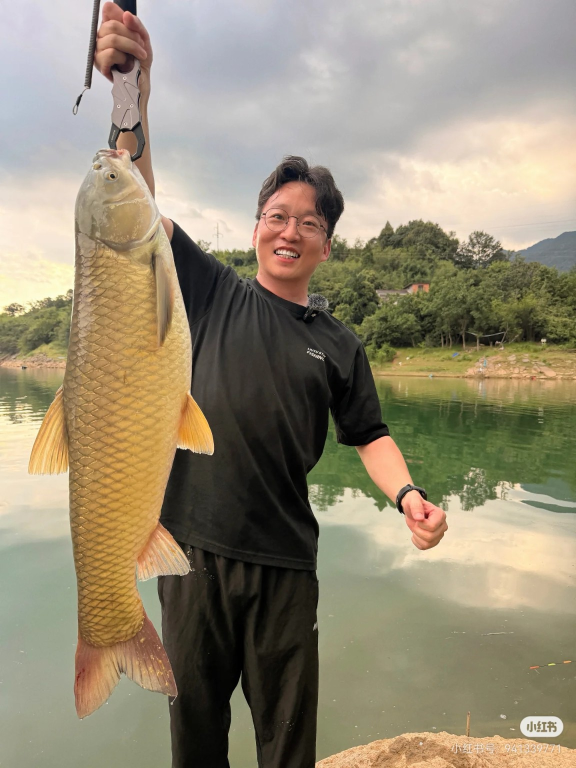
#> input picture app/src/androidTest/assets/catch_hero_adaptive_v1_1/source_photos/yujian_repo_sample_recent_catch.jpg, 1152 x 1536 px (shown at 1/2 size); the run also reads 1 picture not shown here
$ python prepare_catch_hero_adaptive_fixtures.py
#> lines starting #> are read from the running program, lines starting #| are printed output that depends on the picture
#!/usr/bin/env python3
"""Build reproducible, explicitly labeled test fixtures from licensed photographs."""

from __future__ import annotations

import hashlib
import json
import shutil
from pathlib import Path

from PIL import Image, ImageDraw, ImageEnhance, ImageFilter, ImageOps

ROOT = Path(__file__).resolve().parents[1]
ASSET_ROOT = ROOT / "app/src/androidTest/assets/catch_hero_adaptive_v1_1"
SOURCE_ROOT = ASSET_ROOT / "source_photos"
FIXTURE_ROOT = ASSET_ROOT / "fixtures"

SOURCES = {
    "repo": {
        "file": "yujian_repo_sample_recent_catch.jpg",
        "title": "Yujian repository bundled sample_recent_catch.jpg",
        "author": "Repository asset; external author metadata is not present in the repository",
        "source_url": "https://github.com/pan277942135/Yujian_App/blob/main/app/src/main/assets/home_normal/fish_record/sample_recent_catch.jpg",
        "license": "Repository-authorized test sample; redistribution outside this repository is not independently licensed",
        "license_url": "",
        "expected_sha256": "6e955087108f7463eca2dbac489699a4942028ebe1b3d456ddfca523286385ef",
        "expected_bytes": 292222,
        "download_url": "",
    },
    "gambia": {
        "file": "gambia_rod_caught_original.jpg",
        "title": "Fish caught with a rod in Gambia.jpg",
        "author": "Peter van der Sluijs",
        "source_url": "https://commons.wikimedia.org/wiki/File:Fish_caught_with_a_rod_in_Gambia.jpg",
        "license": "CC BY-SA 3.0 (or GFDL, as offered on the source page)",
        "license_url": "https://creativecommons.org/licenses/by-sa/3.0/",
        "expected_sha256": "6117d964dd10ee8f3f38d82b78441c7e03a2402cbfd623e6d05d9d2d75685581",
        "expected_bytes": 999273,
        "bundled_path": "app/src/androidTest/assets/catch_hero_adaptive_v1_1/source_photos/gambia_rod_caught_original.jpg",
        "download_url": "https://upload.wikimedia.org/wikipedia/commons/8/8d/Fish_caught_with_a_rod_in_Gambia.jpg",
    },
    "auckland": {
        "file": "auckland_portrait_caught_fish_original.jpg",
        "title": "Portrait of man on boat holding a caught fish (AM 81857-1).jpg",
        "author": "Photograph by Collins; Auckland War Memorial Museum collection",
        "source_url": "https://commons.wikimedia.org/wiki/File:Portrait_of_man_on_boat_holding_a_caught_fish_(AM_81857-1).jpg",
        "license": "CC BY 4.0",
        "license_url": "https://creativecommons.org/licenses/by/4.0/",
        "expected_sha256": "d806491e4711a58aa242c8ef3feb6fcc0e9b13c56c5db5e7808203134b3c1ffa",
        "expected_bytes": 626677,
        "bundled_path": "app/src/androidTest/assets/catch_hero_adaptive_v1_1/source_photos/auckland_portrait_caught_fish_original.jpg",
        "download_url": "https://upload.wikimedia.org/wikipedia/commons/4/4b/Portrait_of_man_on_boat_holding_a_caught_fish_%28AM_81857-1%29.jpg",
    },

}


def sha256(path: Path) -> str:
    digest = hashlib.sha256()
    with path.open("rb") as stream:
        for chunk in iter(lambda: stream.read(1024 * 1024), b""):
            digest.update(chunk)
    return digest.hexdigest()


def load_oriented(source_key: str) -> Image.Image:
    with Image.open(SOURCE_ROOT / SOURCES[source_key]["file"]) as image:
        return ImageOps.exif_transpose(image).convert("RGB")


def ensure_source_photos() -> None:
    SOURCE_ROOT.mkdir(parents=True, exist_ok=True)
    repo_source = ROOT / "app/src/main/assets/home_normal/fish_record/sample_recent_catch.jpg"
    for key, source in SOURCES.items():
        path = SOURCE_ROOT / source["file"]
        if not path.is_file():
            if key == "repo":
                shutil.copyfile(repo_source, path)
            elif source.get("bundled_path"):
                shutil.copyfile(ROOT / source["bundled_path"], path)
            else:
                raise FileNotFoundError(f"source photo is not bundled: {source['file']}")
        actual_hash = sha256(path)
        if actual_hash != source["expected_sha256"] or path.stat().st_size != source["expected_bytes"]:
            raise ValueError(
                f"source integrity mismatch for {source['file']}: "
                f"sha256={actual_hash} bytes={path.stat().st_size}"
            )


def save_jpeg(image: Image.Image, filename: str) -> Path:
    destination = FIXTURE_ROOT / filename
    destination.parent.mkdir(parents=True, exist_ok=True)
    image.save(destination, "JPEG", quality=94, subsampling=0, optimize=True)
    return destination


def fit_canvas(source: Image.Image, size: tuple[int, int], black_bars: bool = False) -> Image.Image:
    width, height = size
    if black_bars:
        canvas = Image.new("RGB", size, (0, 0, 0))
    else:
        ambient = ImageOps.fit(source, size, method=Image.Resampling.LANCZOS)
        ambient = ambient.filter(ImageFilter.GaussianBlur(radius=max(18, round(max(size) * 0.035))))
        canvas = ImageEnhance.Brightness(ambient).enhance(0.72)
        overlay = Image.new("RGB", size, (20, 34, 43))
        canvas = Image.blend(canvas, overlay, 0.12)

    foreground = ImageOps.contain(source, size, method=Image.Resampling.LANCZOS)
    x = (width - foreground.width) // 2
    y = (height - foreground.height) // 2
    canvas.paste(foreground, (x, y))
    return canvas


def main() -> None:
    ensure_source_photos()
    FIXTURE_ROOT.mkdir(parents=True, exist_ok=True)
    fixture_specs = [
        ("landscape_4_3_gambia_original.jpg", None, "Original public photograph, no pixel transformation.", "gambia", "horizontal 4:3"),
        ("landscape_16_9_gambia_ambient_fixture.jpg", None, "Derived fixture: full source photo contained over a softened same-source ambient canvas; no subject crop.", "gambia", "horizontal 16:9"),
        ("portrait_3_4_repo_original.jpg", None, "Original repository photograph, no pixel transformation.", "repo", "vertical 3:4"),
        ("portrait_9_16_repo_ambient_fixture.jpg", None, "Derived fixture: full source photo contained over a softened same-source ambient canvas; no subject crop.", "repo", "vertical 9:16"),
        ("portrait_extreme_1_3_auckland_fixture.jpg", None, "Derived 1:3 canvas fixture: full source photo contained over a softened same-source ambient canvas; no generated content.", "auckland", "extreme vertical 1:3"),
        ("fish_near_left_edge_auckland_crop_fixture.jpg", None, "Derived crop fixture from the real photograph. The complete fish silhouette is retained with its tail close to the left frame edge. No detector box is claimed.", "auckland", "fish near frame edge"),
        ("portrait_black_bars_repo_fixture.jpg", None, "Derived black-bar fixture: original photo centered without scaling distortion on explicit pure-black top and bottom bars; original is preserved separately.", "repo", "black bars present"),
        ("no_trusted_bbox_gambia_original.jpg", None, "Original public photograph; no trusted fish detection box is available or asserted.", "gambia", "no trusted fish box"),
    ]
    expected_fixtures = {item[0] for item in fixture_specs}
    for stale in FIXTURE_ROOT.glob("*.jpg"):
        if stale.name not in expected_fixtures:
            stale.unlink()
    expected_sources = {source["file"] for source in SOURCES.values()}
    for stale in SOURCE_ROOT.glob("*"):
        if stale.is_file() and stale.name not in expected_sources:
            stale.unlink()

    images = {key: load_oriented(key) for key in SOURCES}
#> in load_oriented, image is the input picture: PIL image 1152x1536 RGB; mean R, G, B 149.6, 139.5, 117.2
#> call 2 of load_oriented, with source_key = 'gambia'
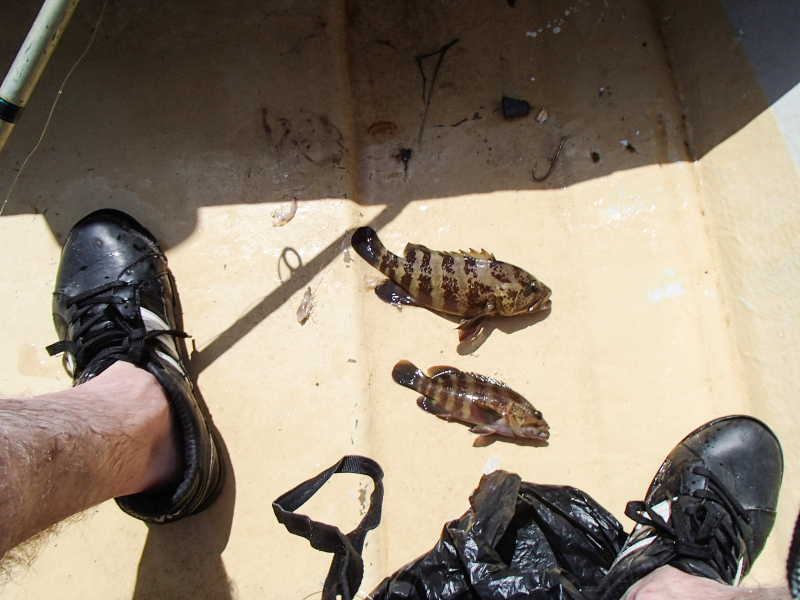
#> input picture app/src/androidTest/assets/catch_hero_adaptive_v1_1/source_photos/gambia_rod_caught_original.jpg, 1600 x 1200 px (shown at 1/2 size)
#> in load_oriented, image is the input picture: PIL image 1600x1200 RGB; mean R, G, B 143.4, 130.4, 113.6
#> call 3 of load_oriented, with source_key = 'auckland'
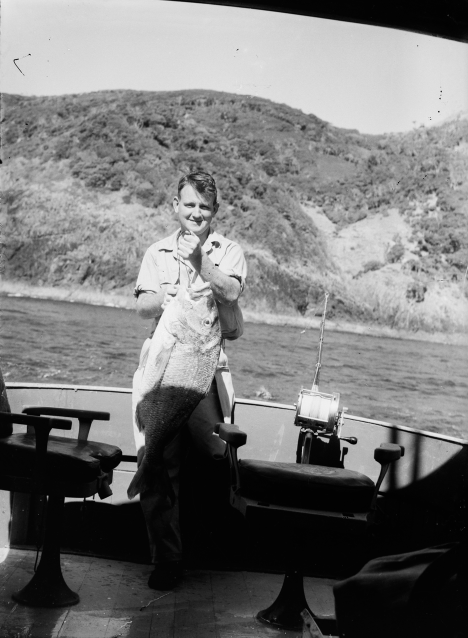
#> input picture app/src/androidTest/assets/catch_hero_adaptive_v1_1/source_photos/auckland_portrait_caught_fish_original.jpg, 936 x 1275 px (shown at 1/2 size)
#> in load_oriented, image is the input picture: PIL image 936x1275 RGB; min 0, max 249, mean 119.1
#> images = 3 items

    fixture_images = {
        "landscape_4_3_gambia_original.jpg": images["gambia"],
        "landscape_16_9_gambia_ambient_fixture.jpg": fit_canvas(images["gambia"], (1920, 1080)),
        "portrait_3_4_repo_original.jpg": images["repo"],
        "portrait_9_16_repo_ambient_fixture.jpg": fit_canvas(images["repo"], (1080, 1920)),
        "portrait_extreme_1_3_auckland_fixture.jpg": fit_canvas(images["auckland"], (600, 1800)),
        "fish_near_left_edge_auckland_crop_fixture.jpg": images["auckland"].crop((235, 325, 735, 1110)),
        "portrait_black_bars_repo_fixture.jpg": fit_canvas(images["repo"], (1080, 1920), black_bars=True),
        "no_trusted_bbox_gambia_original.jpg": images["gambia"],
    }
#> in fit_canvas, `canvas.paste(foreground, (x, y))`:
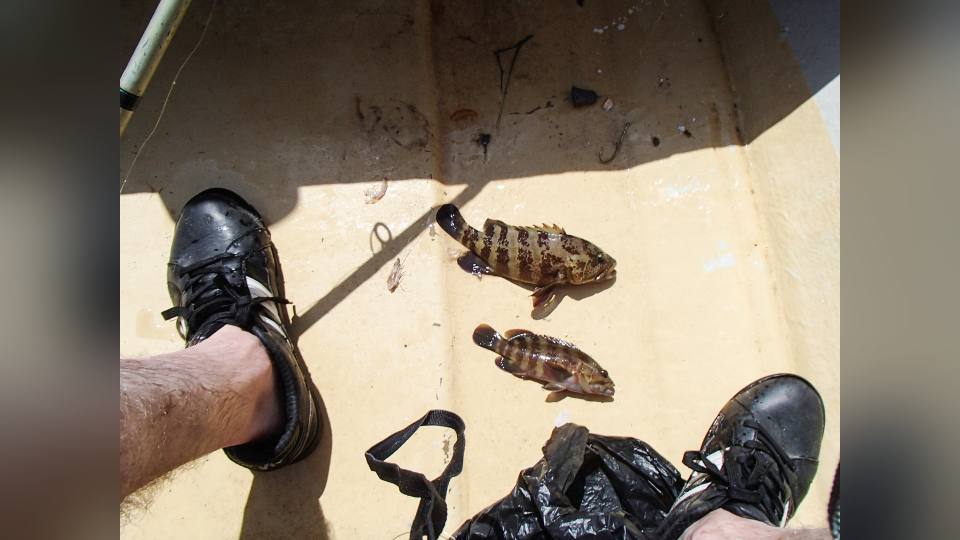
#> canvas: PIL image 1920x1080 RGB (shown at 1/2 size); mean R, G, B 133.3, 122.1, 107.2
#> call 2 of fit_canvas, with size = (1080, 1920), black_bars = False
#> in fit_canvas (call 2), `width, height = size`: width = 1080; height = 1920
#> in fit_canvas (call 2), `overlay = Image.new("RGB", size, (20, 34, 43))`:
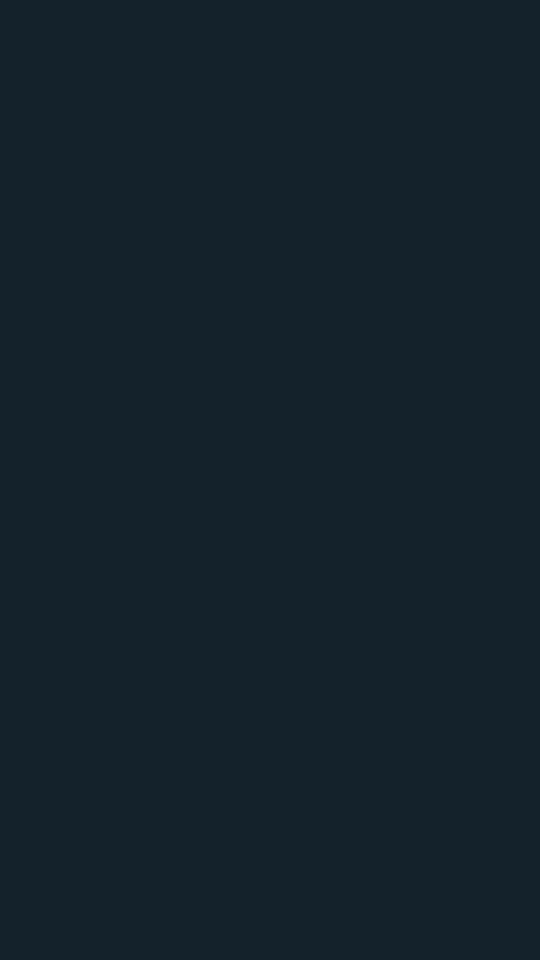
#> overlay: PIL image 1080x1920 RGB (shown at 1/2 size); mean R, G, B 20, 34, 43
#> in fit_canvas (call 2), `x = (width - foreground.width) // 2`: x = 0
#> in fit_canvas (call 2), `y = (height - foreground.height) // 2`: y = 240
#> call 3 of fit_canvas, with size = (600, 1800), black_bars = False
#> in fit_canvas (call 3), `width, height = size`: width = 600; height = 1800
#> in fit_canvas (call 3), `overlay = Image.new("RGB", size, (20, 34, 43))`:
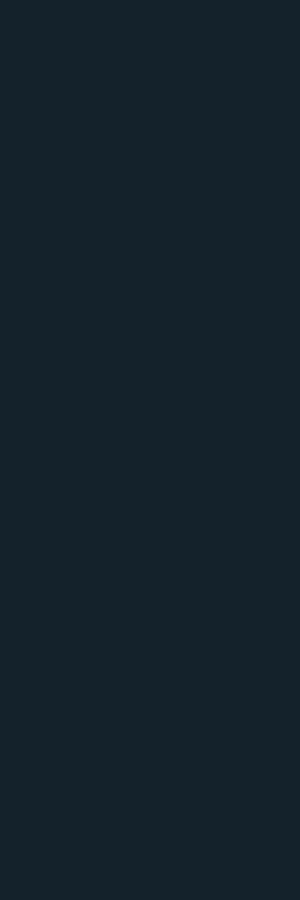
#> overlay: PIL image 600x1800 RGB (shown at 1/2 size); mean R, G, B 20, 34, 43
#> in fit_canvas (call 3), `y = (height - foreground.height) // 2`: y = 491
#> in fit_canvas (call 3), `canvas.paste(foreground, (x, y))`:
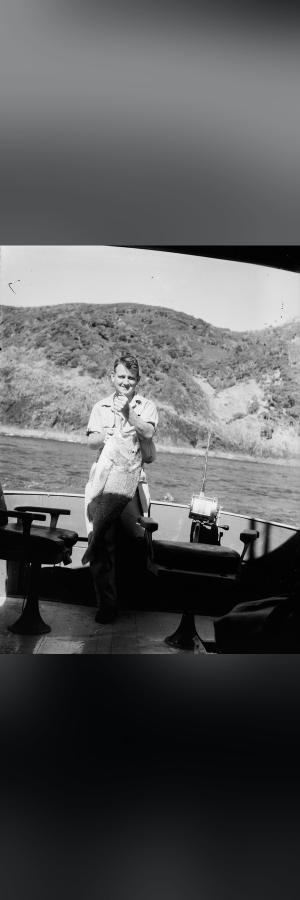
#> canvas: PIL image 600x1800 RGB (shown at 1/2 size); mean R, G, B 87.6, 88.6, 89.1
#> call 4 of fit_canvas, with size = (1080, 1920), black_bars = True
#> in fit_canvas (call 4), `width, height = size`: width = 1080; height = 1920
#> in fit_canvas (call 4), `canvas = Image.new("RGB", size, (0, 0, 0))`: canvas: PIL image 1080x1920 RGB; every value is 0
#> in fit_canvas (call 4), `y = (height - foreground.height) // 2`: y = 240
#> in fit_canvas (call 4), `canvas.paste(foreground, (x, y))`:
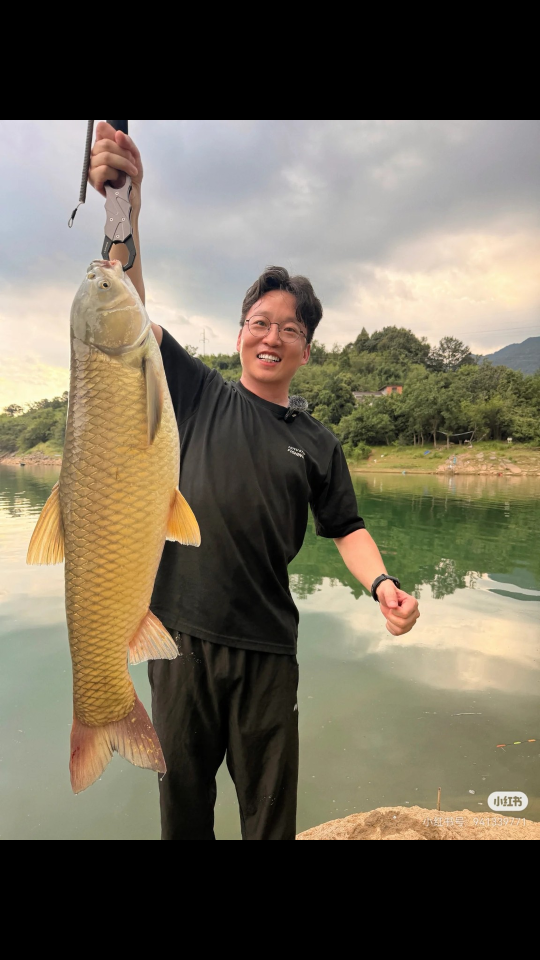
#> canvas: PIL image 1080x1920 RGB (shown at 1/2 size); mean R, G, B 112.2, 104.6, 87.9

    manifest = {
        "purpose": "Android runtime visual matrix for YuJianCatchHeroCard Adaptive Media V1.1",
        "synthetic_ai_images": False,
        "notes": [
            "All visual test content is a real photograph from the repository or a public source listed below.",
            "Files labeled derived_fixture are explicitly transformed from the named original and must not be described as unmodified originals.",
            "No fixture claims a trusted fish detector box. Runtime RemoteCatch does not persist or expose one.",
            "CC BY-SA adaptations remain available under the corresponding ShareAlike license; source attribution is retained here.",
        ],
        "sources": {},
        "fixtures": [],
    }
    for key, source in SOURCES.items():
        source_path = SOURCE_ROOT / source["file"]
        with Image.open(source_path) as raw:
            raw_size = list(raw.size)
#> raw_size = [1152, 1536]
            exif_orientation = raw.getexif().get(274, 1)
#> exif_orientation = 1
        with Image.open(source_path) as normalized:
            normalized_size = list(ImageOps.exif_transpose(normalized).size)
#> normalized_size = [1152, 1536]
        manifest["sources"][key] = {
            **source,
            "path": str(source_path.relative_to(ROOT)),
            "sha256": sha256(source_path),
            "bytes": source_path.stat().st_size,
            "raw_pixel_dimensions": raw_size,
            "exif_orientation": exif_orientation,
            "display_dimensions_after_exif": normalized_size,
        }

    for filename, _, transformation, source_key, use in fixture_specs:
        image = fixture_images[filename]
        path = FIXTURE_ROOT / filename
        if transformation.startswith("Original"):
            shutil.copyfile(SOURCE_ROOT / SOURCES[source_key]["file"], path)
        else:
            save_jpeg(image, filename)
        with Image.open(path) as fixture_image:
            fixture_size = list(fixture_image.size)
#> fixture_size = [1600, 1200]
        manifest["fixtures"].append({
            "id": Path(filename).stem,
            "file": str(path.relative_to(ROOT)),
            "sha256": sha256(path),
            "bytes": path.stat().st_size,
            "dimensions": fixture_size,
            "test_use": use,
            "provenance": "original" if "Original" in transformation else "derived_fixture",
            "source_key": source_key,
            "source_url": SOURCES[source_key]["source_url"],
            "source_author": SOURCES[source_key]["author"],
            "source_license": SOURCES[source_key]["license"],
            "transformation": transformation,
            "trusted_fish_box": False,
            "expected_home_mode": "EVIDENCE_FIT",
            "expected_detail_mode": "EVIDENCE_FIT",
        })

    (ASSET_ROOT / "fixture_manifest.json").write_text(
        json.dumps(manifest, ensure_ascii=False, indent=2) + "\n", encoding="utf-8"
    )
    print(json.dumps({"sources": len(SOURCES), "fixtures": len(fixture_specs), "manifest": str((ASSET_ROOT / 'fixture_manifest.json').relative_to(ROOT))}, indent=2))


if __name__ == "__main__":
#> (the run stopped early here; a loop or call above may not have finished)
